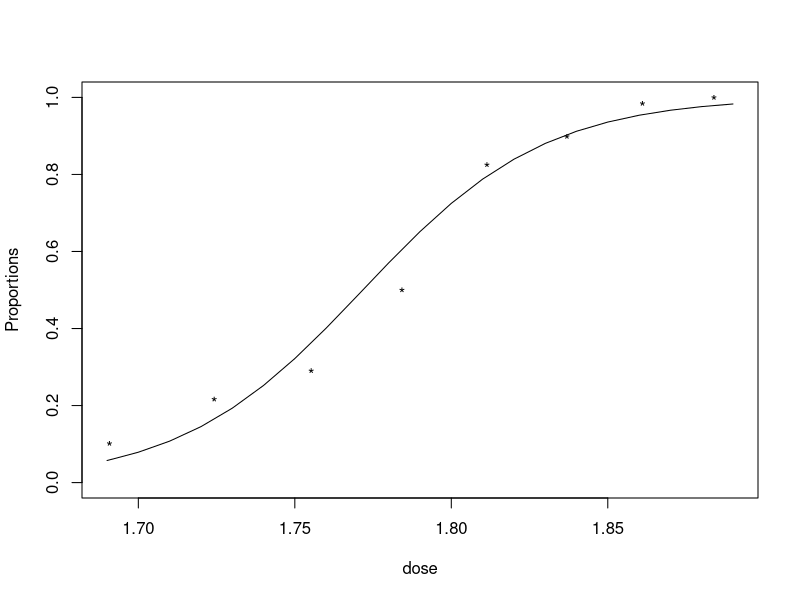
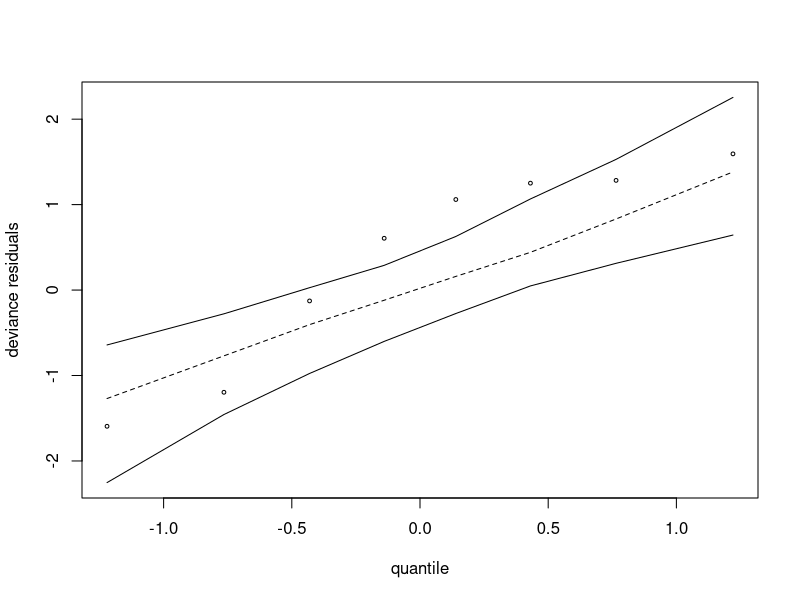
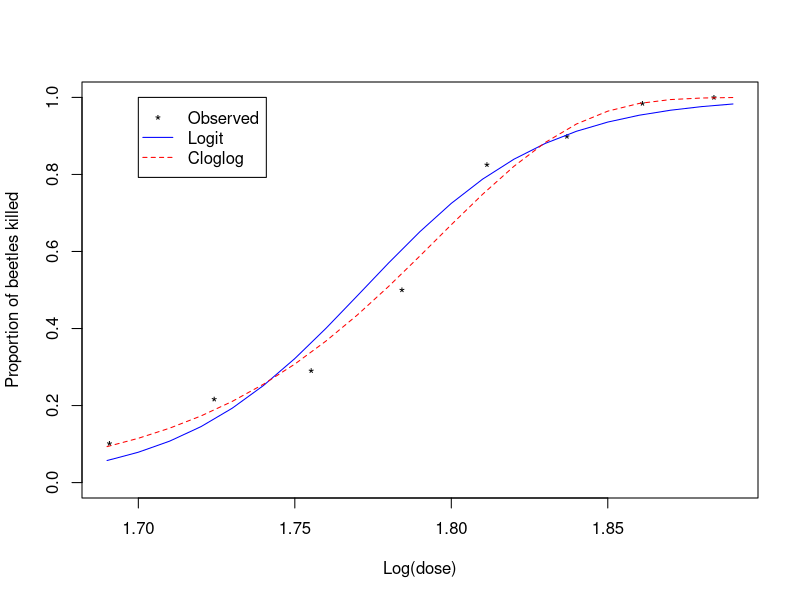
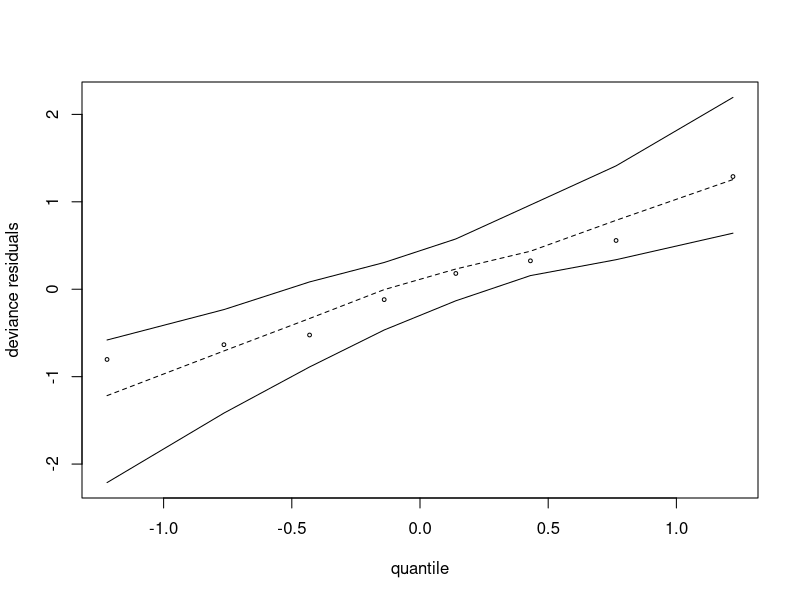

R code for these plots, in order:
y <- c(6, 13, 18, 28, 52, 53, 61, 60)
m <- c(59, 60, 62, 56, 63, 59, 62, 60)
ldose <- c(1.6907, 1.7242, 1.7552, 1.7842, 1.8113, 1.8369, 1.8610, 1.8839)
beetle.dat <- data.frame(ldose, m, y)
attach(beetle.dat)
resp<-cbind(y,m-y)
mod2<-glm(resp~ldose, family=binomial)
anova(mod2)
summary(mod2)
plot(c(1.69,1.89), c(0,1), type="n", xlab="dose", ylab="Proportions")
points(ldose,y/m,pch="*")
x<-seq(1.69,1.89,0.01)
lp<-predict(mod2,data.frame(ldose=x))
pe<-exp(lp)/(1+exp(lp))
lines(x,pe,lty=1)
##########################################################################
# Normal plot with simulated envelope
GLMBin<-glm(resp~ldose,family=binomial())
res<-sort(summary(GLMBin)$deviance.resid)
env<-quantile(res,c(.05,0.5,.95))
for (i in 1:999){
y.<-rbinom(rep(1,length(GLMBin$fit)),m, GLMBin$fit)
resp.<-cbind(y.,m-y.)
res<-cbind(res,sort(summary(glm(resp.~ldose,
family=binomial()))$deviance.resid))}
for (i in 1:nrow(res)){
env<-cbind(env,quantile(res[i,],c(.05,0.5,.95)))}
matplot(qnorm((1:nrow(res))/(nrow(res)+1)),cbind(t(env[,-1]),res[,1]),
col=c(1,1,1,1),pch=c(NULL,NULL,1),cex=.5,type=c("l","l","l","p"),lty=c(1,2,1,1),
xlab="quantile", ylab="deviance residuals")
##########################################################################
## Complementary log-log link function

mod3<-glm(resp ~ ldose, family=binomial(link="cloglog"))
anova(mod3)
summary(mod3<-glm(resp ~ ldose, family=binomial(link="cloglog")))
library(MASS)
# variance-covariance matrix of estimated parameters
vcov(mod3)
# Doses LD50 and LD90
dose.p(mod3); dose.p(mod3, p=0.9)
# Doses LD25, LD50, LD75
dose.p(mod3, p = 1:3/4)
# Plotting
plot(c(1.69,1.89), c(0,1), type="n", xlab="Log(dose)",
ylab="Proportion of beetles killed")
points(ldose, y/m, pch="*")
ld<-seq(1.69,1.89,0.01)
lines(ld, predict(mod2,data.frame(ldose=ld),type="response"), col="blue", lty=1)
lines(ld, predict(mod3,data.frame(ldose=ld),type="response"), col="red", lty=2)
legend(1.7,1.0,c("Observed","Logit", "Cloglog"), lty=c(-1,1,2),
pch=c("*"," "," "), col=c("black","blue", "red"))
#################################################################################
# Normal plot with simulated envelope
GLMBin<-glm(resp~ldose,family=binomial(link="cloglog"))
res<-sort(summary(GLMBin)$deviance.resid)
env<-quantile(res,c(.05,0.5,.95))
for (i in 1:999){
y.<-rbinom(rep(1,length(GLMBin$fit)),m, GLMBin$fit)
resp.<-cbind(y.,m-y.)
res<-cbind(res,sort(summary(glm(resp.~ldose,
family=binomial(link="cloglog")))$deviance.resid))}
for (i in 1:nrow(res)){
env<-cbind(env,quantile(res[i,],c(.05,0.5,.95)))}
matplot(qnorm((1:nrow(res))/(nrow(res)+1)),cbind(t(env[,-1]),res[,1]),
col=c(1,1,1,1),pch=c(NULL,NULL,1),cex=.5,type=c("l","l","l","p"),lty=c(1,2,1,1),
xlab="quantile", ylab="deviance residuals")


